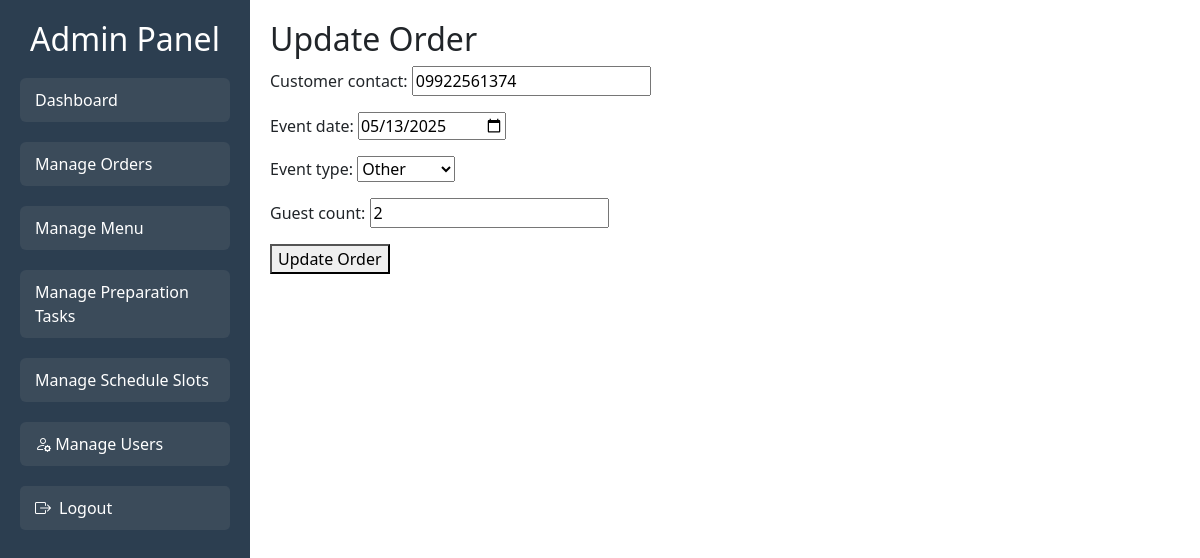
The app's page /orders/order/48/update/ with its own data.
### orders/models.py (models this page shows, shortened)
class Order(models.Model):
    class Status(models.TextChoices):
        PENDING = 'Pending', 'Pending'
        IN_PROGRESS = 'In Progress', 'In Progress'
        COMPLETED = 'Completed', 'Completed'
        CANCELLED = 'Cancelled', 'Cancelled'
    class EventType(models.TextChoices):
        WEDDING = 'Wedding', 'Wedding'
        BIRTHDAY = 'Birthday', 'Birthday'
        CORPORATE = 'Corporate', 'Corporate'
        OTHER = 'Other', 'Other'
    class PaymentStatus(models.TextChoices):
        NOT_PAID = 'Not Paid', 'Not Paid'
        PAID = 'Paid', 'Paid'
        REFUNDED = 'Refunded', 'Refunded'
        DISPUTED = 'Disputed', 'Disputed'
    customer = models.ForeignKey(
        settings.AUTH_USER_MODEL,
        on_delete=models.CASCADE,
        related_name='orders'
    )
    customer_contact = models.CharField(max_length=255)
    event_date = models.DateField()
    event_type = models.CharField(
        max_length=20,
        choices=EventType.choices,
        default=EventType.OTHER
    )
    guest_count = models.PositiveIntegerField()
    status = models.CharField(
        max_length=20,
        choices=Status.choices,
        default=Status.PENDING
    )
    payment_status = models.CharField(
        max_length=15,
        choices=PaymentStatus.choices,
        default=PaymentStatus.NOT_PAID
    )
    created_at = models.DateTimeField(auto_now_add=True)
    updated_at = models.DateTimeField(auto_now=True)

### orders/views.py (the view)
# urls.py: path('order/<int:pk>/update/', views.update_order, name='update_order'),  # Update order
def update_order(request, pk):
    order = get_object_or_404(Order, pk=pk)
    if request.method == "POST":
        form = OrderForm(request.POST, instance=order)
        if form.is_valid():
            form.save()
            return redirect('orders:order_detail', pk=order.pk)
    else:
        form = OrderForm(instance=order)
    return render(request, 'orders/update_order.html', {
        'form': form,
        'order': order
    })

### orders/forms.py (shortened to what this page needs)
class OrderForm(forms.ModelForm):
    class Meta:
        model = Order
        fields = ['customer_contact', 'event_date', 'event_type', 'guest_count']  # Removed 'customer' and 'status'
    def __init__(self, *args, **kwargs):
        super().__init__(*args, **kwargs)
        self.fields['event_date'].widget = forms.DateInput(attrs={'type': 'date'})

### orders/templates/orders/update_order.html (shortened to what this page needs)
{% extends 'base_for_admin.html' %}
{% block content %}
  <h2>Update Order</h2>
  <form method="post">
    {{ form.as_p }}
    <button type="submit">Update Order</button>
  </form>
{% endblock %}

### static/css/styles.css (style rules this page uses)
body { margin: 0; font-family: Arial, sans-serif; }

### records on screen
Order: customer_contact "09922561374", event_date "05/13/2025", event_type "Other", guest_count "2"
